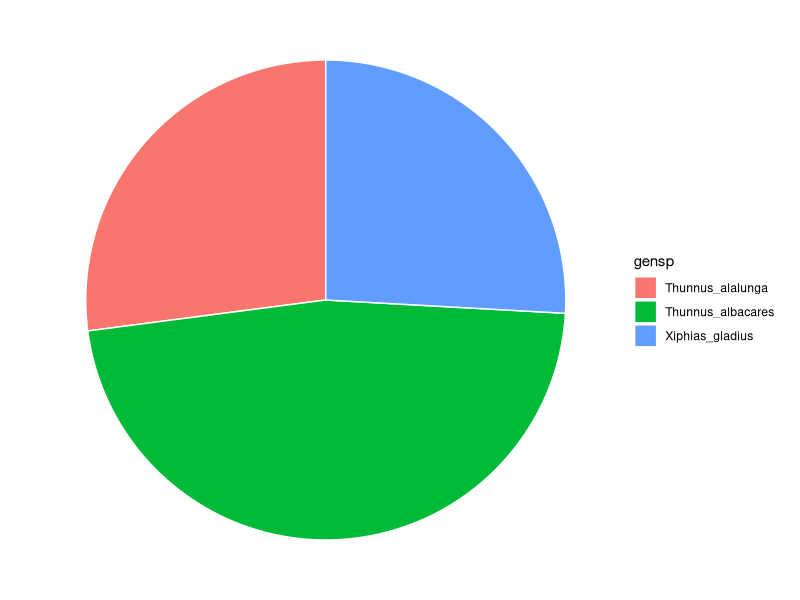

Reproduce this figure in R.
##########################
###                    ###
### Only run this the  ###
### the first time you ###
### install a package  ###
###                    ###
##########################

#install.packages("ggplot2")


################################
###                          ###
### Custom function to check ###
### for 0 length integers    ###
###                          ###
################################

is.integer0 <- function(x){
  is.integer(x) && length(x) == 0L
}


###########################
###                     ###
### Processing the data ###
###                     ###
###########################

# Calls the required packages
require(ggplot2)

# To make sure the data formats properly
options(stringsAsFactors = F)

# Reads in the blast results from 
dat <- read.table("summary_BLAST_Medaka_barcode07_concatenated.txt", sep = "\t", header = F, skip = 1, col.names = paste0("V",seq_len(100)), fill = TRUE)

# Checks for 0 length integers in the data
check <- grep("TRUE", is.na(dat$V1))

# Makes new data frame with only the rows we want

if(is.integer0(check) == TRUE){
  sdat <- dat[,c(1, 4, 8, 11, 12)]
}else{
  dat <- dat[-c(grep("TRUE", is.na(dat$V1))),]
  sdat <- dat[,c(1, 4, 8, 11, 12)]
}


# Renames the columns with proper labels
names(sdat) <- c("reads", "percent_id", "e_value", "genus", "species")

# Fills in blanks in %id column
sdat$percent_id[grep("TRUE", is.na(sdat$percent_id))] <- 0

# Sums all of the clustered reads to get total number of reads
totalreads <- sum(sdat$reads)

# Filters data to only retain BLAST hits wth >95$ %id
idat <- sdat[grep("TRUE", sdat$percent_id > 95),]

# Generates new columns by joining genus and species with "_"
idat$gensp <- paste(idat$genus, idat$species, sep = "_")

# Stores all unique genus species combinations in an object
gensp <- unique(idat$gensp)

# Generates empty dataframe called output
output <- data.frame()

# For loop that sums the number of reads for each unique genus species combination
for(i in gensp){
  gensp_reads <- idat[grep(i, idat$gensp),]
  reads <- sum(gensp_reads$reads)
  read_gensp <- c(i, reads)
  output <- rbind(output, read_gensp)
}

# Renames the dataframe that stored the output of the for loop
names(output) <- c("gensp", "reads")

# Converts reads from a character string to a numeric
output <- transform(output, reads = as.numeric(reads))

# Finds the total number of unclassified reads
other <- totalreads - sum(output$reads)

# Names the unclassified reads
other <- c("Unclassified", other)

# Binds the unclassified reads to the bottom of the data frame
output <- rbind(output, other)

# Names the total reads
totalreads <- c("Total_Reads", totalreads)

# Binds the total reads to the bottom of the data frame
output <- rbind(output, totalreads)

# Converts reads from character to numeric 
output <- transform(output, reads = as.numeric(reads))

# Calculates read percentage by gensp
output$read_percentage <- cbind(output$reads/output$reads[length(output$reads)]*100)

# Converts read_percentage from character to numeric
output <- transform(output, read_percentage = as.numeric(read_percentage))


#########################
###                   ###
### Plotting the data ###
###                   ###
#########################

# Stores output in another object
x <- output

# Filters out reads we do not want to plot
index <- grep("TRUE", x$gensp == "Pseudorca_crassidens")
x <- x[-c(index),]
index <- grep("TRUE", x$gensp == "Unclassified")
x <- x[-c(index),]
index <- grep("TRUE", x$gensp == "Total_Reads")
x <- x[-c(index),]

# Rounds read percentage
x$read_percentage <- round(x$read_percentage, 2)

# Makes read percentage look pretty
x$read_percentage <- paste(x$read_percentage, "%", sep = "")

# Actually does the plotting
ggplot(x, aes(x="", y=reads, fill=gensp)) +
  geom_bar(stat="identity", width=1, color="white") +
  coord_polar("y") +
  theme_void() 































#####################
###               ###   
### So wow!       ###
### Very Code!1!! ###
### Much Cool!!1! ###
###               ###
#####################